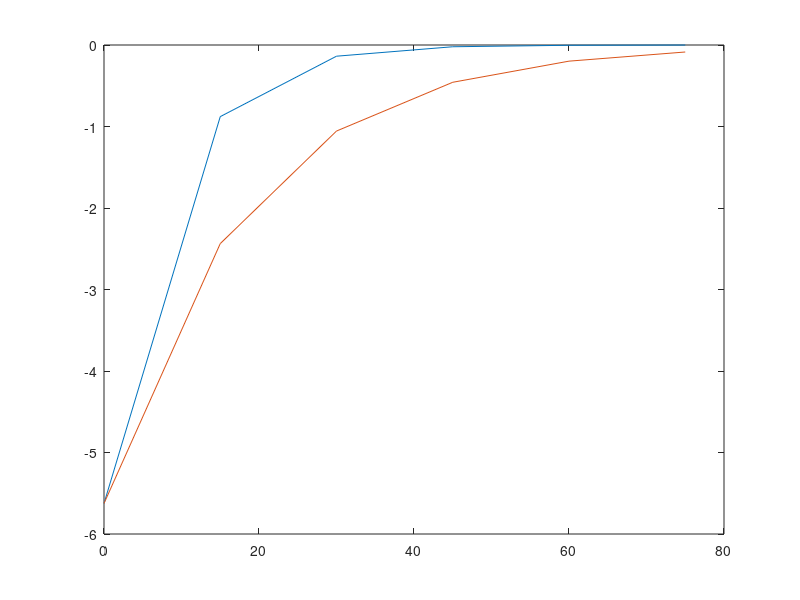
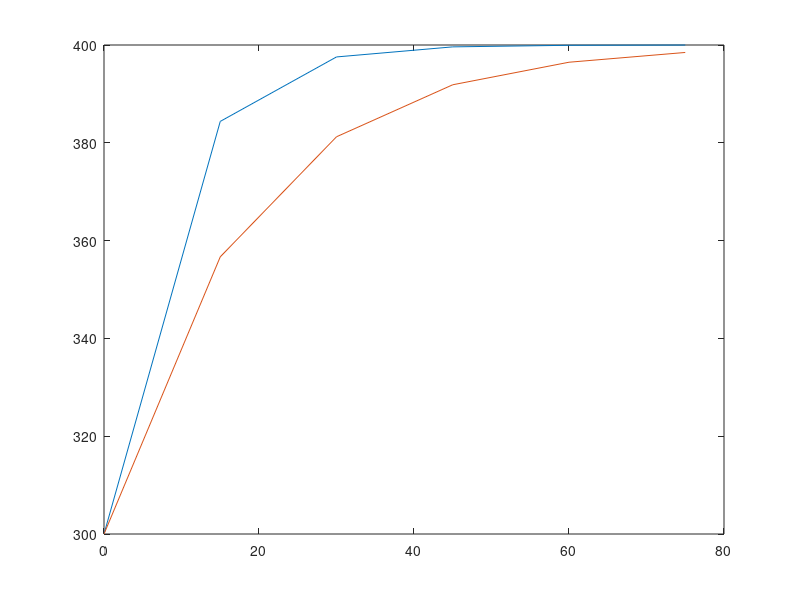

Source code (MATLAB) for these figures, in order: (Note: this script raises an error after producing the figures.)
% here we'll compare the three 

%function for rate of temperature change
func=@(T) 0.05625*(400-T);


%here we have calculated the stability point form previous euler file 

%step size
h=15;
%for t=1 minutes we have to calculate
n=60/h;
%initial time
t0=0;
%coloumn matrix that stores rate of temperature decrease at t(i)
F=zeros(n,1);
time=zeros(n,1);
T=zeros(n,1);

%initial value stored in column matrix
time(1)=t0;T(1)=300;F(1)=-5.625;


% ****code for explicit euler****
for i=1:n+1
    time(i+1)=t0+i*h;
    T(i+1)=T(i)+h*func(T(i));
    F(i+1)=-func(T(i+1));%function for rate of temperature decrease
end

%Temperature matrix for respective value of time matrix using euler explicit
disp(T)

%plot for rate of temperatue decrease v/s time when temperature calculated by euler explicit
figure(1)
plot(time,F)

%plot of temperature of ball v/s time when temperature calculated by euler explicit
figure(2)
plot(time,T)

%point upto which euler explicit method is stable.
hc=15;
m=60/hc;
%initial time
t0=0;
%coloumn matrix that stores rate of temperature decrease at t(i)
F=zeros(m,1);
time=zeros(m,1);
T=zeros(m,1);
%initial value stored in column matrix
time(1)=t0;T(1)=300;F(1)=-5.625;

%code for ****RK-4****
for i=1:m+1
    time(i+1)=time(1)+i*hc;
    k1=h*func(T(i));
    k2=h*func(T(i)+k1/2);
    k3=h*func(T(i)+k2/2);
    k4=h*func(T(i)+k3);
    T(i+1)=T(i)+1/6*(k1+2*k2 +2*k3 +k4);
    F(i+1)=-func(T(i+1));
end

%Temperature matrix for respective value of time matrix using RK_-4
disp(T) 

figure(2)
hold on
%plot of temperature of ball v/s time when temperature calculated by RK-4
plot(time,T)
figure(1)
hold on
%plot for rate of temperatue decrease v/s time when temperature calculated by RK-4
plot(time,F)

h = 15;
%point upto which euler explicit method is stable.
r = 4;
% 60/15

%intitial condition for rate matrix
Fi(1)=-5.625;
time = zeros(r+1,1);
T = zeros(r+1,1);
time(1) = 0;
T(1) = 300;
tol= 10^-8;
x = 0;
Temp = 300;

%code for ****implicit euler****
for i = 2:6
    Told = Temp;
    f = getf(Temp,Told,h);
    while abs(f) > tol
        Temp = Temp -(f/(getdf(Temp,h)));
        f = getf(Temp,Told,h);
    end
    x = x + h;
    time(i) = x;
    T(i) = Temp;
    Fi(i)=-func(T(i));
end


%Temperature matrix for respective value of time matrix using implicit
disp(T) 

figure(2)
hold on
%plot of temperature of ball v/s time when temperature calculated by
%implicit
plot(time,T)
figure(1)
hold on
%plot for rate of temperatue decrease v/s time when temperature calculated
%by implicit
plot(time,Fi)

%function for rate of temperature change
function f = getf(Temp,Told,h)
 f = Temp - Told -h*(0.05625*(400-Temp));
end
function df = getdf(Temp,h)
df =  1 + h*0.05625;
end




